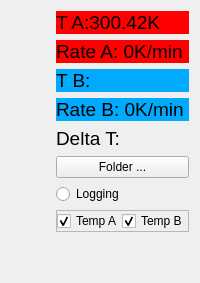
         <widget class="QWidget" name="tab_4">
          <attribute name="title">
           <string>Temperaure</string>
          </attribute>
          <layout class="QGridLayout" name="gridLayout_14" columnstretch="12,0">
           <item row="1" column="1">
            <widget class="QLabel" name="Temp_RA_lbl">
             <property name="font">
              <font>
               <pointsize>14</pointsize>
              </font>
             </property>
             <property name="styleSheet">
              <string notr="true">background-color: rgb(254, 0, 0);</string>
             </property>
             <property name="text">
              <string>Rate A: 0K/min</string>
             </property>
            </widget>
           </item>
           <item row="8" column="1">
            <spacer name="verticalSpacer_3">
             <property name="orientation">
              <enum>Qt::Vertical</enum>
             </property>
             <property name="sizeHint" stdset="0">
              <size>
               <width>20</width>
               <height>40</height>
              </size>
             </property>
            </spacer>
           </item>
           <item row="5" column="1">
            <widget class="QPushButton" name="folder_LS_btn">
             <property name="text">
              <string>Folder ...</string>
             </property>
            </widget>
           </item>
           <item row="3" column="1">
            <widget class="QLabel" name="Temp_RB_lbl">
             <property name="font">
              <font>
               <pointsize>14</pointsize>
              </font>
             </property>
             <property name="styleSheet">
              <string notr="true">background-color: rgb(0, 170, 255);</string>
             </property>
             <property name="text">
              <string>Rate B: 0K/min</string>
             </property>
            </widget>
           </item>
           <item row="4" column="1">
            <widget class="QLabel" name="Delta_T_lbl">
             <property name="font">
              <font>
               <pointsize>14</pointsize>
              </font>
             </property>
             <property name="text">
              <string>Delta T:</string>
             </property>
            </widget>
           </item>
           <item row="0" column="1">
            <widget class="QLabel" name="TempA_lbl">
             <property name="font">
              <font>
               <pointsize>14</pointsize>
              </font>
             </property>
             <property name="styleSheet">
              <string notr="true">background-color: rgb(254, 0, 0);</string>
             </property>
             <property name="text">
              <string>T A:300.42K</string>
             </property>
            </widget>
           </item>
           <item row="6" column="1">
            <widget class="QRadioButton" name="logging_LS_rbtn">
             <property name="text">
              <string>Logging</string>
             </property>
            </widget>
           </item>
           <item row="2" column="1">
            <widget class="QLabel" name="TempB_lbl">
             <property name="font">
              <font>
               <pointsize>14</pointsize>
              </font>
             </property>
             <property name="styleSheet">
              <string notr="true">background-color: rgb(0, 170, 255);</string>
             </property>
             <property name="text">
              <string>T B:</string>
             </property>
            </widget>
           </item>
           <item row="0" column="0" rowspan="9">
            <widget class="PlotWidget" name="temperature_plot" native="true"/>
           </item>
           <item row="7" column="1">
            <widget class="QFrame" name="frame_11">
             <property name="frameShape">
              <enum>QFrame::StyledPanel</enum>
             </property>
             <property name="frameShadow">
              <enum>QFrame::Raised</enum>
             </property>
             <layout class="QGridLayout" name="gridLayout_59">
              <property name="leftMargin">
               <number>0</number>
              </property>
              <property name="topMargin">
               <number>0</number>
              </property>
              <property name="rightMargin">
               <number>0</number>
              </property>
              <property name="bottomMargin">
               <number>0</number>
              </property>
              <property name="spacing">
               <number>0</number>
              </property>
              <item row="0" column="0">
               <widget class="QCheckBox" name="TempA_chkbx">
                <property name="text">
                 <string>Temp A</string>
                </property>
                <property name="checked">
                 <bool>true</bool>
                </property>
               </widget>
              </item>
              <item row="0" column="1">
               <widget class="QCheckBox" name="TempB_chkbx">
                <property name="text">
                 <string>Temp B</string>
                </property>
                <property name="checked">
                 <bool>true</bool>
                </property>
               </widget>
              </item>
             </layout>
            </widget>
           </item>
          </layout>
         </widget>
